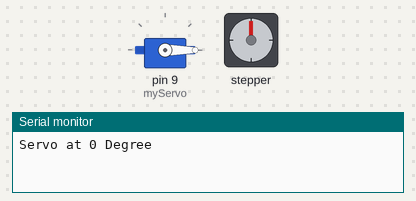
The sketch below on a simulated Arduino Uno, built with avr-gcc and run on an emulated ATmega328P. On the bench: servo, stepper motor, the last lines printed to the serial monitor. Stepper angles assume 2048 steps per turn.

Above: at 0.1 s.
At 8.87 s:
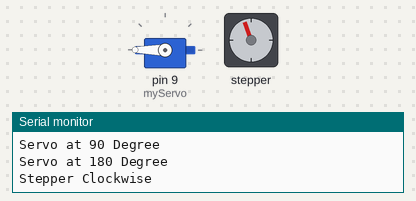
At 18.2 s:
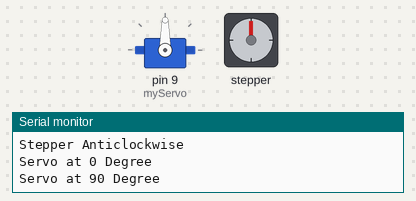
At 33.2 s:
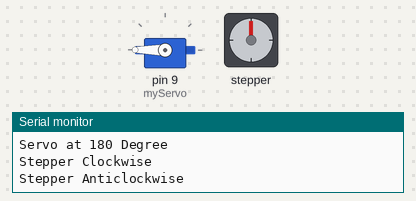
Timing chart, 0 to 40.0 s (numbered marks = the images above):
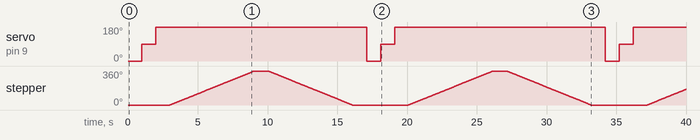

Measured:
- by itself, servo on pin 9 (myServo): repeats every 17.1 s: 180° 15.1 s, 0° 1.0 s, 90° 1.0 s
- by itself, stepper: turns 360° clockwise in 6.1 s, then 360° counter-clockwise in 6.0 s, then 360° clockwise in 6.1 s, then 360° counter-clockwise in 6.0 s, and so on

The sketch:

practical6.ino
```cpp
#include <Servo.h>
#include <Stepper.h>

const int stepsPerRevolution = 2048;

Stepper myStepper(stepsPerRevolution, 8, 10, 11, 12);

Servo myServo;

void setup()
{
  Serial.begin(9600);

  myServo.attach(9);

  myStepper.setSpeed(10);
}

void loop()
{
  // Servo Position Control

  Serial.println("Servo at 0 Degree");
  myServo.write(0);
  delay(1000);

  Serial.println("Servo at 90 Degree");
  myServo.write(90);
  delay(1000);

  Serial.println("Servo at 180 Degree");
  myServo.write(180);
  delay(1000);

  // Stepper Clockwise

  Serial.println("Stepper Clockwise");
  myStepper.step(2048);
  delay(1000);

  // Stepper Anticlockwise

  Serial.println("Stepper Anticlockwise");
  myStepper.step(-2048);
  delay(1000);
}
```

practical2.ino
```cpp

```
